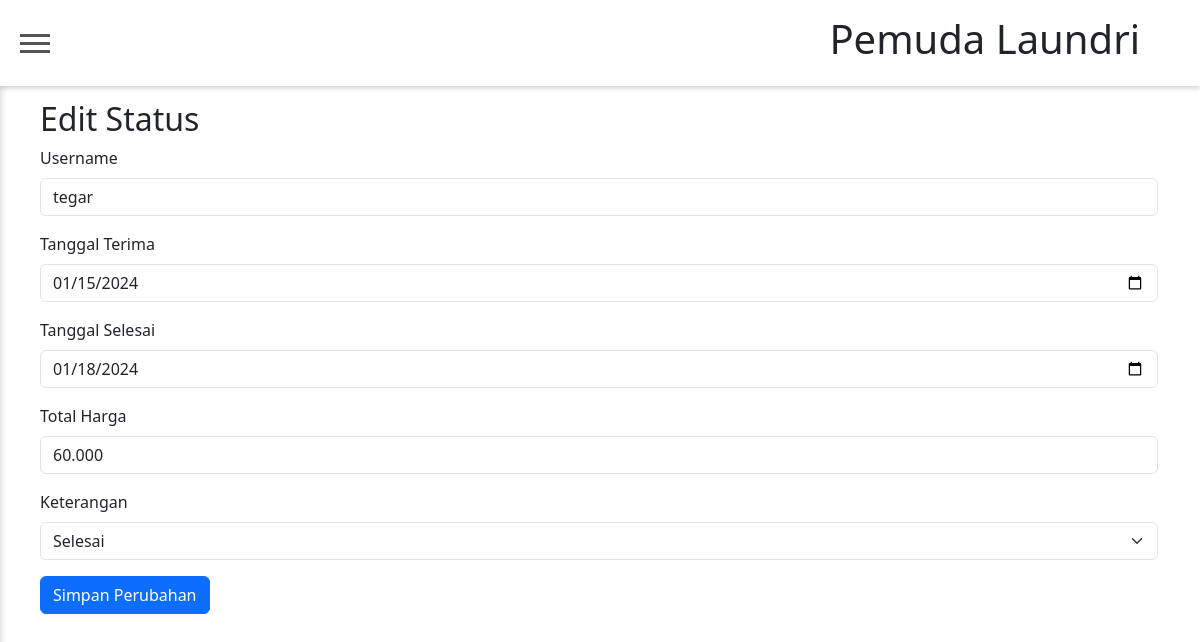
Screenshot of /admin/transaksi_edit.php?id=2 with the database file from the repository.
### tables this page shows
CREATE TABLE `status` (
  `id` int(11) NOT NULL,
  `username` varchar(255) NOT NULL,
  `tgl_terima` date NOT NULL,
  `tgl_selesai` date DEFAULT NULL,
  `jumlah_total_harga` decimal(10,2) NOT NULL,
  `keterangan` enum('proses','selesai') NOT NULL
);

### admin/transaksi_edit.php (the view, shortened to what this page needs)
<?php
require_once '../config.php';
if ($_SERVER["REQUEST_METHOD"] == "POST") {
    $id = $_POST['id'];
    $username = $_POST['username'];
    $tgl_terima = $_POST['tgl_terima'];
    $tgl_selesai = $_POST['tgl_selesai'];
    $raw_total_harga = str_replace(['.', ','], '', $_POST['jumlah_total_harga']);
    $jumlah_total_harga = (int) $raw_total_harga;
    $keterangan = $_POST['keterangan'];
    $query = "UPDATE status SET
                username = '$username',
                tgl_terima = '$tgl_terima',
                tgl_selesai = '$tgl_selesai',
                jumlah_total_harga = '$jumlah_total_harga',
                keterangan = '$keterangan'
              WHERE id = $id";
    if (mysqli_query($connect, $query)) {
        header("Location: transaksi.php");
        exit();
    } else {
        echo "Error updating record: " . mysqli_error($connect);
    }
} else {
    $id = $_GET['id'];
    $query = "SELECT * FROM status WHERE id = $id";
    $result = mysqli_query($connect, $query);
    $row = mysqli_fetch_assoc($result);
    ?>
<!DOCTYPE html>
<html lang="en">
<head>
    <link href="https://cdn.jsdelivr.net/npm/bootstrap@5.3.2/dist/css/bootstrap.min.css" rel="stylesheet"
>
</head>
<body>
    <header class="header">
        <button type="button" class="toggle" id="toggle">
            <span></span>
        </button>
        <h1>Pemuda Laundri</h1>
    </header>
    <div class="container">
                        <h2>Edit Status</h2>
                        <form method="post" action="transaksi_edit.php">
                            <div class="mb-3">
                                <label for="username" class="form-label">Username</label>
                                <input type="text" class="form-control" id="username" name="username"
                                    value="<?php echo $row['username']; ?>" required>
                            </div>
                            <div class="mb-3">
                                <label for="tgl_terima" class="form-label">Tanggal Terima</label>
                                <input type="date" class="form-control" id="tgl_terima" name="tgl_terima"
                                    value="<?php echo $row['tgl_terima']; ?>" required>
                            </div>
                            <div class="mb-3">
                                <label for="tgl_selesai" class="form-label">Tanggal Selesai</label>
                                <input type="date" class="form-control" id="tgl_selesai" name="tgl_selesai"
                                    value="<?php echo $row['tgl_selesai']; ?>" required>
                            </div>
                            <div class="mb-3">
                                <label for="jumlah_total_harga" class="form-label">Total Harga</label>
                                <?php
                                $formatted_total_harga = number_format($row['jumlah_total_harga'], 0, ',', '.');
                                ?>
                                <input type="text" class="form-control" id="jumlah_total_harga" name="jumlah_total_harga"
                                    value="<?php echo $formatted_total_harga; ?>" required>
                            </div>
                            <div class="mb-3">
                                <label for="keterangan" class="form-label">Keterangan</label>
                                <select class="form-select" id="keterangan" name="keterangan" required>
                                    <option value="selesai" <?php echo ($row['keterangan'] === 'selesai') ? 'selected' : ''; ?>>
                                        Selesai
                                    </option>
                                </select>
                            </div>
                            <button type="submit" class="btn btn-primary">Simpan Perubahan</button>
                        </form>
                    </div>
</body>
</html>
<?php } ?>

### admin/transaksi_edit.php (style rules this page uses)
* { margin: 0; padding: 0; }
body { background-color: white; }
.header { background: #fff; box-shadow: 0 2px 5px rgba(0, 0, 0, 0.2); padding: 15px 20px; width: 100%; position: fixed; top: 0; left: 0; z-index: 9; display: flex; align-items: center; justify-content: space-between; padding-right: 20px; }
.toggle { background: transparent; border: none; width: 30px; height: 30px; cursor: pointer; outline: 0; }
.toggle span { width: 30px; height: 3px; background: #555; display: block; position: relative; cursor: pointer; }
.toggle span:before, .toggle span:after { content: ''; position: absolute; left: 0; width: 100%; height: 100%; background: #555; transition: all 0.3s ease-out; }
.toggle span:before { top: -8px; }
.toggle span:after { top: 8px; }
.header h1 { margin-right: 40px; }
.container { padding-top: 100px; padding-left: 10px; }

### rows the page displays
status: username "tegar", tgl_terima "01/15/2024", tgl_selesai "01/18/2024", jumlah_total_harga "60.000", keterangan "Selesai"
